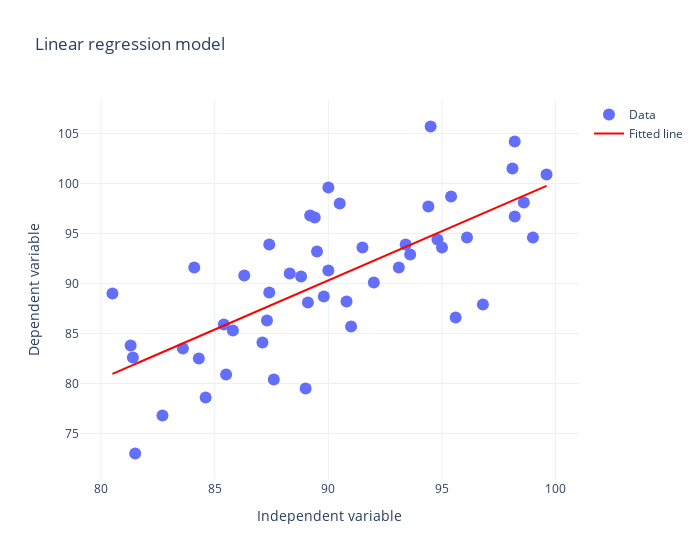

The notebook cell saved with this chart:
### Code cell
# Make a linear regression model on a plot. Make the fitted line red and the dots blue. 
fig = go.Figure()
fig.add_trace(go.Scatter(x=independent, y=dependent,
                         mode='markers',
                         marker=dict(size=12),
                         name='Data'))
fig.add_trace(go.Scatter(x=independent, y=model.predict(X),
                            mode='lines',
                            line=dict(color='red', width=2),
                            name='Fitted line'))
fig.update_layout(title='Linear regression model',
                    yaxis=dict(title='Dependent variable'),
                    xaxis=dict(title='Independent variable')).update_layout(
                        width=700
                    )

### Figure 1 — Plotly figure (JSON) as saved in the notebook; plotly's stock layout.template omitted (floating-point values rounded to 4 significant figures)
{"data": [{"marker": {"size": 12}, "mode": "markers", "name": "Data", "type": "scatter", "x": [81.5, 95.6, 88.8, 94.5, 99.6, 90.8, 90.0, 81.4, 85.4, 90.0, 93.6, 96.1, 87.6, 81.3, 85.8, 98.2, 84.3, 89.0, 98.6, 80.5, 92.0, 99.0, 84.6, 91.0, 98.2, 82.7, 90.5, 95.0, 93.4, 89.4, 84.1, 89.8, 87.4, 89.5, 87.3, 96.8, 95.4, 86.3, 91.5, 85.5, 89.1, 87.1, 93.1, 87.4, 89.2, 94.4, 88.3, 98.1, 83.6, 94.8], "y": [73.0, 86.6, 90.7, 105.7, 100.9, 88.2, 99.6, 82.6, 85.9, 91.3, 92.9, 94.6, 80.4, 83.8, 85.3, 104.2, 82.5, 79.5, 98.1, 89.0, 90.1, 94.6, 78.6, 85.7, 96.7, 76.8, 98.0, 93.6, 93.9, 96.6, 91.6, 88.7, 89.1, 93.2, 86.3, 87.9, 98.7, 90.8, 93.6, 80.9, 88.1, 84.1, 91.6, 93.9, 96.8, 97.7, 91.0, 101.5, 83.5, 94.4]}, {"line": {"color": "red", "width": 2}, "mode": "lines", "name": "Fitted line", "type": "scatter", "x": [81.5, 95.6, 88.8, 94.5, 99.6, 90.8, 90.0, 81.4, 85.4, 90.0, 93.6, 96.1, 87.6, 81.3, 85.8, 98.2, 84.3, 89.0, 98.6, 80.5, 92.0, 99.0, 84.6, 91.0, 98.2, 82.7, 90.5, 95.0, 93.4, 89.4, 84.1, 89.8, 87.4, 89.5, 87.3, 96.8, 95.4, 86.3, 91.5, 85.5, 89.1, 87.1, 93.1, 87.4, 89.2, 94.4, 88.3, 98.1, 83.6, 94.8], "y": [81.95, 95.83, 89.14, 94.75, 99.77, 91.1, 90.32, 81.85, 85.79, 90.32, 93.86, 96.32, 87.95, 81.75, 86.18, 98.39, 84.71, 89.33, 98.78, 80.96, 92.28, 99.18, 85.0, 91.3, 98.39, 83.13, 90.81, 95.24, 93.66, 89.73, 84.51, 90.12, 87.76, 89.82, 87.66, 97.01, 95.63, 86.67, 91.79, 85.89, 89.43, 87.46, 93.37, 87.76, 89.53, 94.65, 88.64, 98.29, 84.02, 95.04]}], "layout": {"title": {"text": "Linear regression model"}, "width": 700, "xaxis": {"title": {"text": "Independent variable"}}, "yaxis": {"title": {"text": "Dependent variable"}}}}
